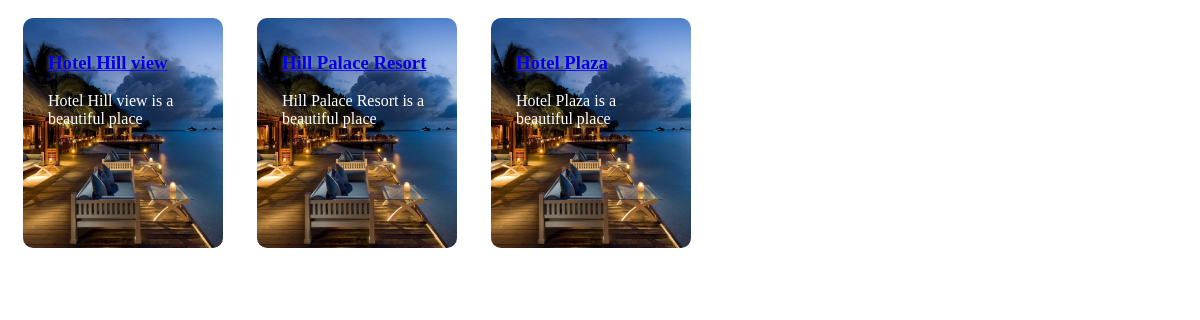
The app's page /user/sundarban/ with its own data.
### user/models.py (models this page shows, shortened)
class Hotels(models.Model):
    big_city_name = models.CharField(max_length=100)
    name = models.CharField(max_length=100)
    email = models.EmailField(max_length=254)
    phone = models.CharField(max_length=100)
    location = models.CharField(max_length=100)
    meals = models.TextField(max_length=300)
    review = models.TextField(max_length=300)

### user/views.py (the view)
# urls.py: path("sundarban/", views.sundarban, name="user-sundarban"),
def sundarban(request):
    data = Hotels.objects.all()
    return render(request, 'user/Sundarban.html', {'hotel' : data})

### user/templates/user/Sundarban.html
{% load static %}
{% for i in hotel %}
    {% if i.big_city_name == 'Sundarban' %}
    <link rel="stylesheet" href="{%static 'app1/Hotelcard.css' %}">
    <div class="card card1">
           <h3><a href="{% url 'user-sundarban_sub' i.id %}">{{i.name}}</a></h3>
           <p>{{i.name}} is a beautiful place</p>
       </div>
    {% endif %}
{% endfor %}

### app1/static/app1/Hotelcard.css (style rules this page uses)
.card { width: 200px; height: 230px; display: inline-block; border-radius: 10px; padding: 15px 25px; box-sizing: border-box; cursor: pointer; margin: 10px 15px; background-image: url('images/Hotel.jpg'); background-position: center; background-size: cover; transition: transform 0.5s; }
h3 { color: #ffff; text-shadow: 0 0 5px #999; }
p { color:#ffff; }

### records on screen
Hotels: name "Hotel Hill view"
Hotels: name "Hill Palace Resort"
Hotels: name "Hotel Plaza"
